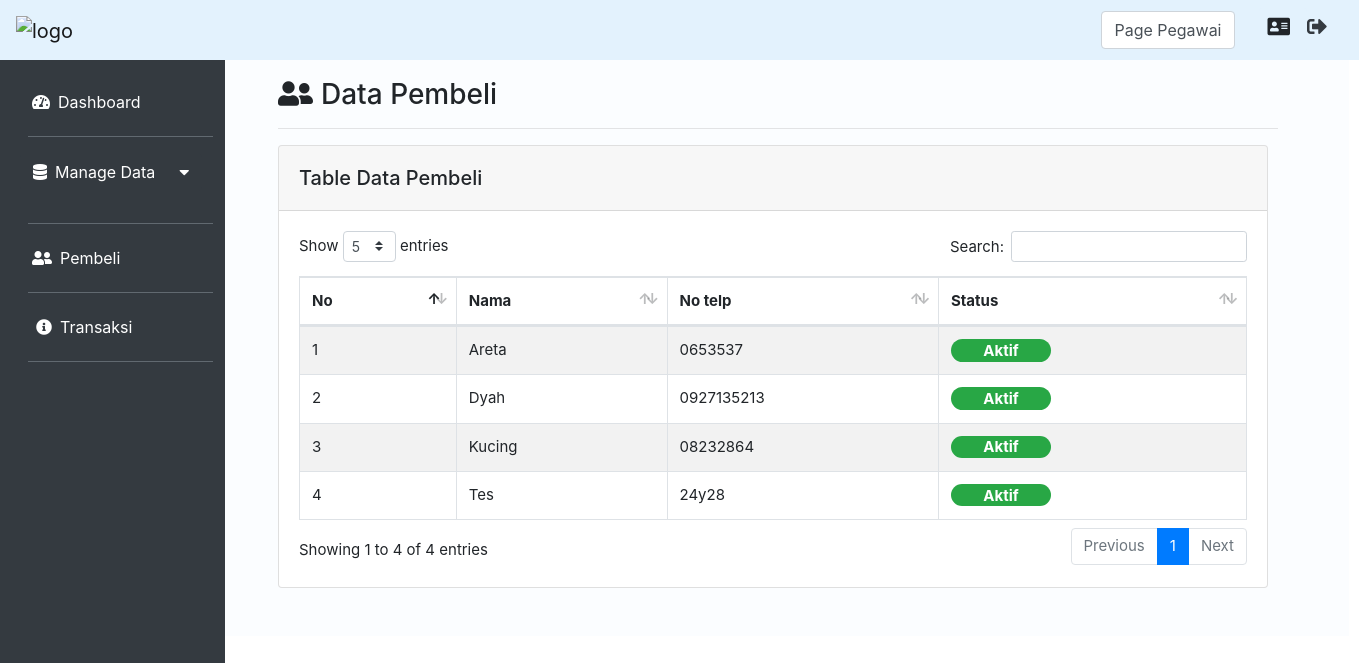
Screenshot of /index.php?page=Pembeli&aksi=view (signed in) with the database file from the repository.
### tables this page shows
CREATE TABLE `pembeli` (
  `id_pembeli` int(11) NOT NULL,
  `nama_pembeli` varchar(25) NOT NULL,
  `notelp_pembeli` varchar(18) NOT NULL,
  `status_pembeli` int(11) NOT NULL
);

### Controller/PembeliController.php (called while the page is built, shortened)
<?php
class PembeliController
{
    private $model;
    public function __construct()
    {
        $this->model = new PembeliModel();
    }
    public function index()
    {
        $data = $this->model->getPembeli();
        extract($data);
        require_once("View/Pembeli/index.php");
    }
}

### koneksi.php (called while the page is built, shortened)
<?php
function koneksi()
{
    $db_host = "localhost";
    $db_user = "root";
    $db_password = "";
    $db_database = "db_TokoParfum";
    try {
        return new mysqli($db_host, $db_user, $db_password, $db_database);
    } catch (Exception $e) {
        echo "Terjadi Kesalahan koneksi database";
    }
}

### Model/PembeliModel.php (called while the page is built, shortened)
<?php
class PembeliModel
{
    public function getPembeli()
    {
        $sql = "SELECT * FROM pembeli";
        $query = koneksi()->query($sql);
        $hasil = [];
        while ($data = $query->fetch_assoc()) {
            $hasil[] = $data;
        }
        return $hasil;
    }
}

### View/Pembeli/index.php (the view, shortened to what this page needs)
<div class="col-md-10 p-5 pt-2">
    <h3><i class="fas fa-user-friends mr-2 mt-3"></i>Data Pembeli</h3>
    <hr class="garis">
    <div class="card">
        <div class="card-header">
            <div class="float-left mt-2">
                <h5>Table Data Pembeli</h5>
            </div>
        </div>
        <div class="card-body">
            <table id="example" class="table table-striped table-bordered" style="width:100%">
                <thead>
                    <tr>
                        <th scope="col">No</th>
                        <th scope="col">Nama</th>
                        <th scope="col">No telp</th>
                        <th scope="col">Status</th>
                    </tr>
                </thead>
                <tbody>
                    <?php $no = 1;
                    foreach ($data as $row) : ?>
                        <tr>
                            <td scope="row"><?= $no ?></td>
                            <td><?= ucfirst($row['nama_pembeli']) ?></td>
                            <td><?= $row['notelp_pembeli'] ?></td>
                            <td>
                                <?php if ($row['status_pembeli'] == 1) : ?>
                                    <span class="badge badge-pill badge-success" style="width: 100px; font-size:15px;">Aktif</span>
                                <?php elseif ($row['status_pembeli'] == 0) : ?>
                                    <span class="badge badge-pill badge-danger" style="width: 100px; font-size:15px;">Non-Aktif</span>
                                <?php endif; ?>
                            </td>
                        </tr>
                    <?php $no++;
                    endforeach; ?>
                </tbody>
            </table>
        </div>
    </div>
</div>

### assets/css/solid.css (style rules this page uses)
.fa, .fas { font-family: 'Font Awesome 5 Free'; font-weight: 900; }

### assets/css/allprogramview.css (style rules this page uses)
.card { width: 990px; }
.garis { width: 1000px; background-color: rgba(240, 248, 255, 0); }

### rows the page displays
pembeli: nama_pembeli "Areta", notelp_pembeli "0653537", status_pembeli "Aktif"
pembeli: nama_pembeli "Dyah", notelp_pembeli "0927135213", status_pembeli "Aktif"
pembeli: nama_pembeli "Kucing", notelp_pembeli "08232864", status_pembeli "Aktif"
pembeli: nama_pembeli "Tes", notelp_pembeli "24y28", status_pembeli "Aktif"

### other values shown
$_SESSION['role'] "Pegawai"
